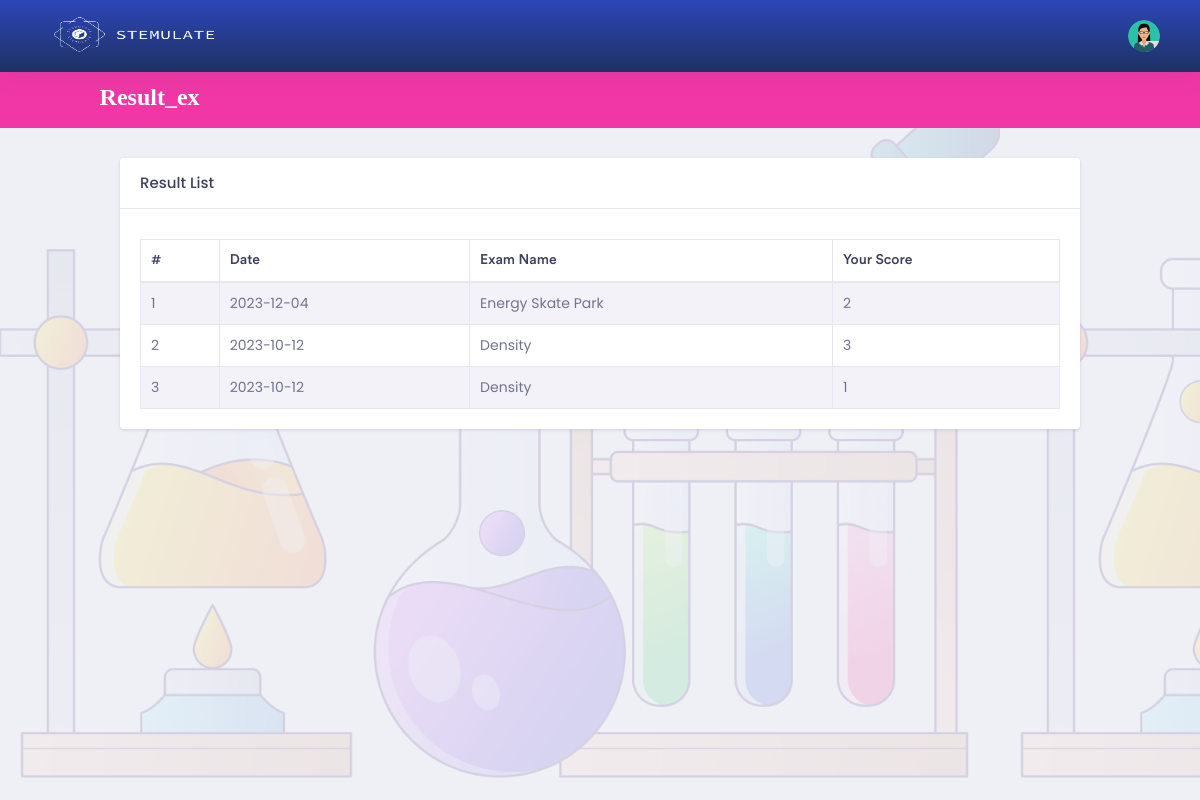
Screenshot of /student/result_ex.php (signed in) with the database file from the repository.
### tables this page shows
CREATE TABLE `result_summery_experiment` (
  `id` int(11) NOT NULL,
  `student_id` int(11) NOT NULL,
  `experiment_id` int(11) NOT NULL,
  `total_mark` varchar(10) NOT NULL,
  `your_mark` varchar(10) NOT NULL,
  `sts` int(11) NOT NULL,
  `unique_code` varchar(255) NOT NULL,
  `created_at` date NOT NULL DEFAULT current_timestamp()
);

CREATE TABLE `experiment` (
  `id` int(11) NOT NULL,
  `subject_id` int(11) NOT NULL,
  `name` varchar(255) NOT NULL,
  `url` varchar(255) NOT NULL,
  `status` int(11) NOT NULL,
  `admin_id` int(11) NOT NULL,
  `description` text NOT NULL,
  `custom` tinyint(1) NOT NULL,
  `islock` tinyint(1) NOT NULL,
  `prev_islock` tinyint(1) NOT NULL
);

### student/result_ex.php (the view, shortened to what this page needs)
<?php
    if ($_SESSION['p'] != "") {
?>
<!doctype html>
<html lang="en">
<head>
    <?php include 'head.php'; ?>
</head>
<body>
    <div class="dashboard-main-wrapper">
         <div class="dashboard-header">
            <?php include 'header.php';  ?>
            <?php include 'navigation.php';  ?>
        </div>
        <div class="dashboard-wrapper">
            <div class="container-fluid  dashboard-content">
                <div class="row">
                    <div class="col-xl-12 col-lg-12 col-md-12 col-sm-12 col-12">
                        <div class="card">
                            <h5 class="card-header">Result List </h5>
                            <span style="padding-left:20px; padding-top:10px;">
                            </span>
                            <div class="card-body">
                                <div class="table-responsive">
                                    <table class="table table-striped table-bordered">
                                        <thead>
                                            <tr>
                                                <th>#</th>
                                                <th>Date</th>
                                                <th>Exam Name</th>
                                                <th>Your Score</th>
                                            </tr>
                                        </thead>
                                        <tbody>
                                            <?php
                                                $sl = 0;
                                                include 'db.php';
                                                $query = mysqli_query($link, "select * from result_summery_experiment where student_id = '$_SESSION[id]' and sts = '1' order by id desc ");
                                                while($data = mysqli_fetch_array($query)) {
                                            ?>
                                            <tr>
                                                <td><?php echo ++$sl; ?></td>
                                                <td><?php echo $data['created_at']; ?></td>
                                                <td>
                                                    <?php
                                                        $query2 = mysqli_query($link, "select * from experiment where id = '$data[experiment_id]'");
                                                        while($data2 = mysqli_fetch_array($query2)) {
                                                            echo $data2['name'];
                                                        }
                                                    ?>
                                                </td>
                                                <td><?php echo $data['your_mark']; ?></td>
                                            </tr>
                                            <?php } ?>
                                        </tbody>
                                    </table>
                                </div>
                            </div>
                        </div>
                    </div>
                </div>
            </div>
        </div>
    </div>
</body>
</html>
<?php
} else {
    echo "<script>";
    echo "self.location='index.php?msg=<font color=red>Please Login First.</font>';";
    echo "</script>";
}
?>

### student/assets/libs/css/main.css (style rules this page uses)
body { margin: 0; padding: 0; font-family: 'Poppins', sans-serif; background-color: #f1f1f1; color: #333333; }

### rows the page displays
result_summery_experiment: created_at "2023-12-04", your_mark "2"
experiment: name "Energy Skate Park"
result_summery_experiment: created_at "2023-10-12", your_mark "3"
experiment: name "Density"
result_summery_experiment: created_at "2023-10-12", your_mark "1"

### other values shown
$currentpage "Result_ex"
